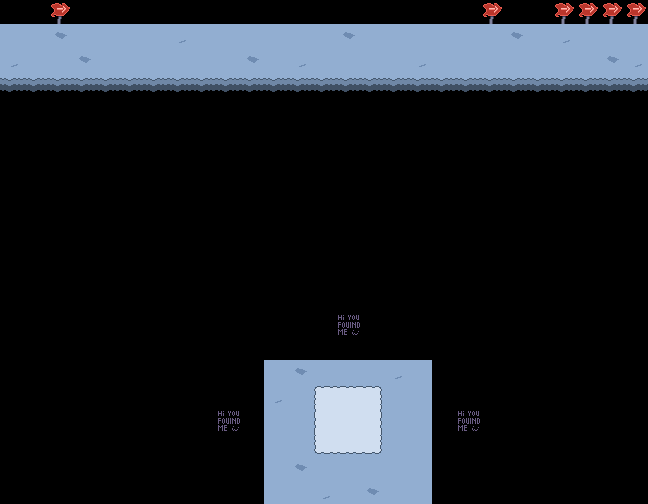

A level layout from a 2D game, rendered from its tile map. Below: a short description, then the map file with its tile-grid data intact:
An orthogonal 27x21 tile map with 24x24 px tiles, 2 tile layers (background, background2), 2 tilesets and 5 objects (2x exitbutton, wowsecret, thehappiestsign, player_start).

<map version="1.10" tiledversion="1.11.2" orientation="orthogonal" renderorder="right-down" width="27" height="21" tilewidth="24" tileheight="24" infinite="0" nextlayerid="10" nextobjectid="24">
 <tileset firstgid="1" source="../spritesheets/level-bg.tsx" />
 <tileset firstgid="65" source="../spritesheets/level-fg.tsx" />
 <layer id="1" name="background" width="27" height="21">
  <properties>
   <property name="cancollide" type="bool" value="false" />
   <property name="tileset" value="level-bg" />
   <property name="zone" value="back" />
  </properties>
  <data encoding="csv">
0,0,0,0,0,0,0,0,0,0,0,0,0,0,0,0,0,0,0,0,0,0,0,0,0,0,0,
2,2,3,2,2,2,2,4,2,2,2,2,2,2,3,2,2,2,2,2,2,3,2,4,2,2,2,
4,2,2,3,2,2,2,2,2,2,3,2,4,2,2,2,2,4,2,2,2,2,2,2,2,3,4,
5,5,5,5,5,5,5,5,5,5,5,5,5,5,5,5,5,5,5,5,5,5,5,5,5,5,5,
0,0,0,0,0,0,0,0,0,0,0,0,0,0,0,0,0,0,0,0,0,0,0,0,0,0,0,
0,0,0,0,0,0,0,0,0,0,0,0,0,0,0,0,0,0,0,0,0,0,0,0,0,0,0,
0,0,0,0,0,0,0,0,0,0,0,0,0,0,0,0,0,0,0,0,0,0,0,0,0,0,0,
0,0,0,0,0,0,0,0,0,0,0,0,0,0,0,0,0,0,0,0,0,0,0,0,0,0,0,
0,0,0,0,0,0,0,0,0,0,0,0,0,0,0,0,0,0,0,0,0,0,0,0,0,0,0,
0,0,0,0,0,0,0,0,0,0,0,0,0,0,0,0,0,0,0,0,0,0,0,0,0,0,0,
0,0,0,0,0,0,0,0,0,0,0,0,0,0,0,0,0,0,0,0,0,0,0,0,0,0,0,
0,0,0,0,0,0,0,0,0,0,0,0,0,0,0,0,0,0,0,0,0,0,0,0,0,0,0,
0,0,0,0,0,0,0,0,0,0,0,0,0,0,0,0,0,0,0,0,0,0,0,0,0,0,0,
0,0,0,0,0,0,0,0,0,0,0,0,0,0,57,0,0,0,0,0,0,0,0,0,0,0,0,
0,0,0,0,0,0,0,0,0,0,0,0,0,0,0,0,0,0,0,0,0,0,0,0,0,0,0,
0,0,0,0,0,0,0,0,0,0,0,2,3,2,2,2,4,2,0,0,0,0,0,0,0,0,0,
0,0,0,0,0,0,0,0,0,0,0,4,2,6,7,8,2,2,0,0,0,0,0,0,0,0,0,
0,0,0,0,0,0,0,0,0,57,0,2,2,13,14,15,2,2,0,57,0,0,0,0,0,0,0,
0,0,0,0,0,0,0,0,0,56,0,2,2,9,10,11,2,2,0,0,0,0,0,0,0,0,0,
0,0,0,0,0,0,0,0,0,0,0,2,3,2,2,2,2,2,0,0,0,0,0,0,0,0,0,
0,0,0,0,0,0,0,0,0,0,0,2,2,4,2,3,2,2,0,0,0,0,0,0,0,0,0
</data>
 </layer>
 <layer id="2" name="background2" width="27" height="21">
  <properties>
   <property name="cancollide" type="bool" value="true" />
   <property name="tileset" value="level-fg" />
  </properties>
  <data encoding="csv">
0,0,67,0,0,0,0,0,0,0,0,0,0,0,0,0,0,0,0,0,67,0,0,67,67,67,67,
0,0,0,0,0,0,0,0,0,0,0,0,0,0,0,0,0,0,0,0,0,0,0,0,0,0,0,
0,0,0,0,0,0,0,0,0,0,0,0,0,0,0,0,0,0,0,0,0,0,0,0,0,0,0,
0,0,0,0,0,0,0,0,0,0,0,0,0,0,0,0,0,0,0,0,0,0,0,0,0,0,0,
0,0,0,0,0,0,0,0,0,0,0,0,0,0,0,0,0,0,0,0,0,0,0,0,0,0,0,
0,0,0,0,0,0,0,0,0,0,0,0,0,0,0,0,0,0,0,0,0,0,0,0,0,0,0,
0,0,0,0,0,0,0,0,0,0,0,0,0,0,0,0,0,0,0,0,0,0,0,0,0,0,0,
0,0,0,0,0,0,0,0,0,0,0,0,0,0,0,0,0,0,0,0,0,0,0,0,0,0,0,
0,0,0,0,0,0,0,0,0,0,0,0,0,0,0,0,0,0,0,0,0,0,0,0,0,0,0,
0,0,0,0,0,0,0,0,0,0,0,0,0,0,0,0,0,0,0,0,0,0,0,0,0,0,0,
0,0,0,0,0,0,0,0,0,0,0,0,0,0,0,0,0,0,0,0,0,0,0,0,0,0,0,
0,0,0,0,0,0,0,0,0,0,0,0,0,0,0,0,0,0,0,0,0,0,0,0,0,0,0,
0,0,0,0,0,0,0,0,0,0,0,0,0,0,0,0,0,0,0,0,0,0,0,0,0,0,0,
0,0,0,0,0,0,0,0,0,0,0,0,0,0,0,0,0,0,0,0,0,0,0,0,0,0,0,
0,0,0,0,0,0,0,0,0,0,0,0,0,0,0,0,0,0,0,0,0,0,0,0,0,0,0,
0,0,0,0,0,0,0,0,0,0,0,0,0,0,0,0,0,0,0,0,0,0,0,0,0,0,0,
0,0,0,0,0,0,0,0,0,0,0,0,0,0,0,0,0,0,0,0,0,0,0,0,0,0,0,
0,0,0,0,0,0,0,0,0,0,0,0,0,0,0,0,0,0,0,0,0,0,0,0,0,0,0,
0,0,0,0,0,0,0,0,0,0,0,0,0,0,0,0,0,0,0,0,0,0,0,0,0,0,0,
0,0,0,0,0,0,0,0,0,0,0,0,0,0,0,0,0,0,0,0,0,0,0,0,0,0,0,
0,0,0,0,0,0,0,0,0,0,0,0,0,0,0,0,0,0,0,0,0,0,0,0,0,0,0
</data>
 </layer>
 <objectgroup id="9" name="objects">
  <object id="6" name="wowsecret" gid="66" x="336" y="432" width="24" height="24">
   <properties>
    <property name="anchored" type="bool" value="true" />
    <property name="cancollide" type="bool" value="true" />
    <property name="dialog" value="hi you found a secretl;be proud; ok SHOO you smelly fucking cat DIE DIE DIE DIE DIE DIE DIE DIE DIE DIE DIE DIE DIE" />
   </properties>
  </object>
  <object id="17" name="thehappiestsign" gid="67" x="240" y="24" width="24" height="24">
   <properties>
    <property name="anchored" type="bool" value="true" />
    <property name="cancollide" type="bool" value="true" />
    <property name="dialog" value="hi i &lt;u&gt;am sign&lt;u&gt;;maow" />
   </properties>
  </object>
  <object id="19" name="exitbutton" gid="68" x="600" y="48" width="24" height="24" />
  <object id="23" name="exitbutton" gid="69" x="600" y="72" width="24" height="24" />
 </objectgroup>
 <objectgroup id="4" name="entities">
  <object id="2" name="player" type="player_start" x="24" y="48" />
 </objectgroup>
</map>